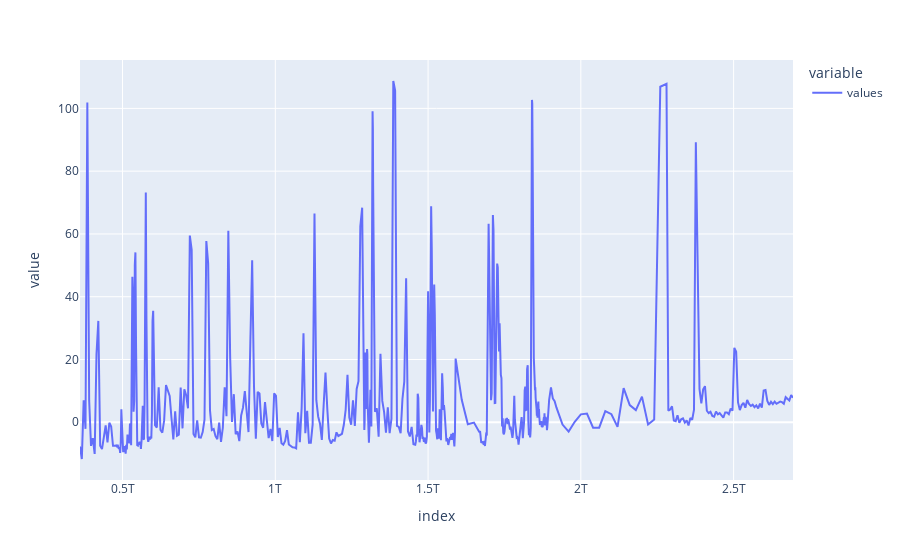

The cell this chart's notebook holds for it:
### Markdown cell above
## Intervalles de mesures constant
La machine faisant les mesures n'a pas une période d'échantillonage constante, cela est problématique pour l'exploitation des données car chaque courbes aura des points d'échantillonage différents. <br>
Plus la période d'échantionnage sera grande plus la quantité de points à analyser dans la partie IA sera faible, il faut donc trouver un équilibre pour garder un nombre de points suffissants pour que la courbe soit exploitable, tout en limitant leur nombre afin que la solution d'IA soit en mesure d'appendre éfficacement sur la base de donnée. <br> 
On utilise donc la fonction `resample` de `pandas` qui permet de donner un échantilonnage constant Associé à `max` qui permet de conserver le maximum des points qui se trouveront entre deux points d'échantilonnage, dans le but de conserver la taille des différents pics.<br>
Ensuite `interpolate` permet de faire une interpolation polynomiale permettant de completer les points qui n'ont pas encore de valeur.

Dans un chromatogramme, tous les points n'ont pas besoin de la même précision. Il faudra être aussi précis que possible sur les intervalles : [9, 10], [25, 26.5], [29, 30]. Au contraire la zone [32, 38] contiendra peu de pics donc necessite moins de précision.

Avant de faire ceci il faut commencer par convertir le temps qui est un valeur en minutes dans un format compréhensible par `pandas`.

### Code cell
newdf = tools.readCSV(PATH)
newdf = tools.adaptCurve(newdf)
print('nouveau nombre de valeur : ', len(newdf), '  ancien nombre de valeur : ', len(df))
newdf.plot()

### Figure 1 — Plotly figure (JSON) as saved in the notebook; plotly's stock layout.template omitted (floating-point values rounded to 4 significant figures; data arrays with more than 128 entries replaced by an {"elided": "..."} marker saying what was removed)
{"data": [{"hovertemplate": "variable=values<br>index=%{x}<br>value=%{y}<extra></extra>", "legendgroup": "values", "line": {"color": "#636efa", "dash": "solid"}, "mode": "lines", "name": "values", "orientation": "v", "showlegend": true, "type": "scatter", "x": {"elided": "552 int values"}, "xaxis": "x", "y": {"elided": "552 float values"}, "yaxis": "y"}], "layout": {"legend": {"title": {"text": "variable"}, "tracegroupgap": 0}, "margin": {"t": 60}, "xaxis": {"anchor": "y", "domain": [0, 1], "title": {"text": "index"}}, "yaxis": {"anchor": "x", "domain": [0, 1], "title": {"text": "value"}}}}
